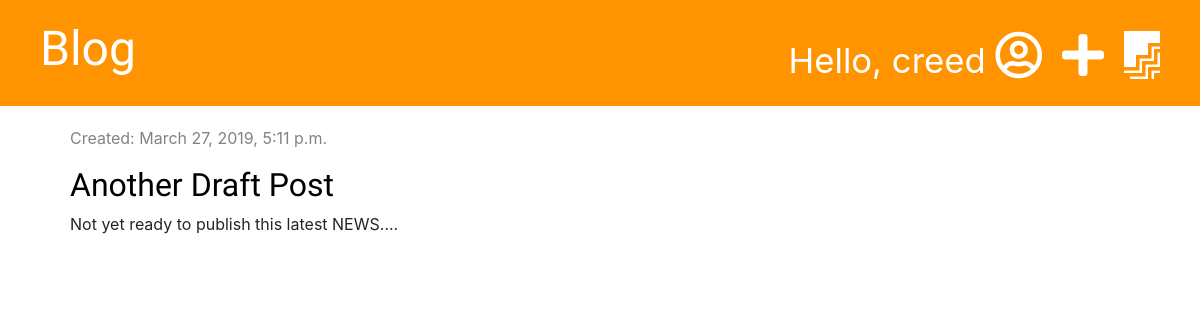
Page /drafts/ (signed in) on the committed database.
### blog/models.py (models this page shows, shortened)
class Post(models.Model):
    author = models.ForeignKey('auth.User', on_delete=models.CASCADE)
    title = models.CharField(max_length=200)
    text = models.TextField()
    date_created = models.DateTimeField(default=timezone.now)
    published_date = models.DateTimeField(blank=True, null=True)

### blog/views.py (the view)
# urls.py: path('drafts/',views.post_draft_list,name='post_draft_list'),
@login_required
def post_draft_list(request):
    posts = Post.objects.filter(published_date__isnull=True).order_by('-date_created')
    stuff_for_frontend = {'posts': posts}
    return render(request,'blog/post_draft_list.html',stuff_for_frontend)

### blog/templates/blog/post_draft_list.html (shortened to what this page needs)
{% extends 'blog/base.html' %}
{% block content %}
    {% for post in posts %}
        <div class="post">
            <div class="date">
                <p>Created: {{ post.date_created}}</p>
            </div>
            <h1><a href="{% url 'post_detail' pk=post.pk %}">{{ post.title }}</a></h1>
            <p>{{ post.text|truncatechars:50|linebreaksbr }}</p>
        </div>
    {% endfor %}
{% endblock %}

### blog/templates/blog/base.html (shortened to what this page needs)
{% load staticfiles %}
<!DOCTYPE html>
<html lang="en">
<head>
    <link rel="stylesheet" href="https://stackpath.bootstrapcdn.com/bootstrap/4.3.1/css/bootstrap.min.css">
    <link rel="stylesheet" href="{% static 'css/blog.css' %}">
    <link rel="stylesheet" href="https://use.fontawesome.com/releases/v5.8.1/css/all.css">
</head>
<body>
    <div class="page-header">
    {% if user.is_authenticated %}
        <a class="top-menu" href="{% url 'post_draft_list' %}"><i class="fab fa-firstdraft"></i></a>
        <a class="top-menu" href="{% url 'post_new' %}"><i class="fas fa-plus"></i></a>
        <p class="top-menu">Hello, {{user.username}} <small><a href="{% url 'logout' %}"><i class="far fa-user-circle"></i></a></small></p>
    {% else %}
        <a class="top-menu" href="{% url 'login' %}"><i class="fas fa-user-circle"></i></a>
    {% endif %}
    <h1><a href="{% url 'post_list' %}">Blog</a></h1>
    </div>
    <div class="content container">
        <div class="row">
            <div class="col-md-8">
                {% block content %}
                {% endblock %}
            </div>
        </div>
    </div>
</body>
</html>

### blog/static/css/blog.css (style rules this page uses)
.page-header { background-color: #ff9400; margin-top: 0; padding: 20px 20px 20px 40px; }
.page-header h1, .page-header a { color: #ffffff; font-size: 36pt; text-decoration: none; }
.top-menu { float: right; margin-right: 20px; font-size: 26pt; color: white; }
.content { margin-left: 40px; }
h1, h2, h3, h4 { font-family: 'Tangerine', 'Inconsolata', 'Droid San', 'Serif'; font-size: 24pt; }
.date { color: #828282; }
.post { margin-top: 20px; margin-bottom: 70px; }
.post h1 a { color: #000000; }

### rows in the picture
Post: date_created "March 27, 2019, 5:11 p.m.", title "Another Draft Post", text "Not yet ready to publish this latest NEWS...."

### other values in the picture
{{ user.username }} "creed"
